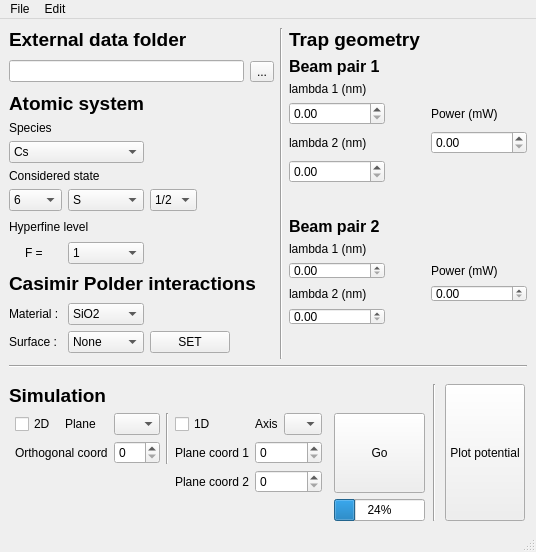
<?xml version="1.0" encoding="UTF-8"?>
<ui version="4.0">
 <class>MainWindow</class>
 <widget class="QMainWindow" name="MainWindow">
  <property name="windowModality">
   <enum>Qt::NonModal</enum>
  </property>
  <property name="enabled">
   <bool>true</bool>
  </property>
  <property name="geometry">
   <rect>
    <x>0</x>
    <y>0</y>
    <width>536</width>
    <height>552</height>
   </rect>
  </property>
  <property name="sizePolicy">
   <sizepolicy hsizetype="Preferred" vsizetype="Preferred">
    <horstretch>0</horstretch>
    <verstretch>0</verstretch>
   </sizepolicy>
  </property>
  <property name="minimumSize">
   <size>
    <width>536</width>
    <height>552</height>
   </size>
  </property>
  <property name="maximumSize">
   <size>
    <width>536</width>
    <height>552</height>
   </size>
  </property>
  <property name="windowTitle">
   <string>NanoTrap.py</string>
  </property>
  <widget class="QWidget" name="centralwidget">
   <layout class="QGridLayout" name="gridLayout_8">
    <item row="1" column="0">
     <layout class="QVBoxLayout" name="verticalLayout_2">
      <item>
       <widget class="Line" name="line">
        <property name="orientation">
         <enum>Qt::Horizontal</enum>
        </property>
       </widget>
      </item>
      <item>
       <spacer name="verticalSpacer_3">
        <property name="orientation">
         <enum>Qt::Vertical</enum>
        </property>
        <property name="sizeType">
         <enum>QSizePolicy::Minimum</enum>
        </property>
        <property name="sizeHint" stdset="0">
         <size>
          <width>20</width>
          <height>10</height>
         </size>
        </property>
       </spacer>
      </item>
      <item>
       <layout class="QHBoxLayout" name="horizontalLayout">
        <item>
         <layout class="QGridLayout" name="gridLayout_7">
          <item row="0" column="0" colspan="4">
           <widget class="QLabel" name="label_17">
            <property name="text">
             <string>&lt;html&gt;&lt;head/&gt;&lt;body&gt;&lt;p&gt;&lt;span style=&quot; font-size:14pt; font-weight:600;&quot;&gt;Simulation&lt;/span&gt;&lt;/p&gt;&lt;/body&gt;&lt;/html&gt;</string>
            </property>
           </widget>
          </item>
          <item row="1" column="1">
           <layout class="QGridLayout" name="gridLayout_6">
            <item row="0" column="2">
             <widget class="QComboBox" name="planeBox">
              <item>
               <property name="text">
                <string/>
               </property>
              </item>
              <item>
               <property name="text">
                <string>XY</string>
               </property>
              </item>
              <item>
               <property name="text">
                <string>YZ</string>
               </property>
              </item>
              <item>
               <property name="text">
                <string>ZX</string>
               </property>
              </item>
             </widget>
            </item>
            <item row="0" column="1">
             <widget class="QLabel" name="label_19">
              <property name="text">
               <string>Plane</string>
              </property>
             </widget>
            </item>
            <item row="0" column="3" rowspan="2">
             <widget class="Line" name="line_6">
              <property name="orientation">
               <enum>Qt::Vertical</enum>
              </property>
             </widget>
            </item>
            <item row="1" column="4">
             <widget class="QLabel" name="label_26">
              <property name="text">
               <string>Plane coord 1</string>
              </property>
             </widget>
            </item>
            <item row="0" column="6">
             <widget class="QComboBox" name="axisBox">
              <item>
               <property name="text">
                <string/>
               </property>
              </item>
              <item>
               <property name="text">
                <string>X</string>
               </property>
              </item>
              <item>
               <property name="text">
                <string>Y</string>
               </property>
              </item>
              <item>
               <property name="text">
                <string>Z</string>
               </property>
              </item>
             </widget>
            </item>
            <item row="0" column="4">
             <widget class="QCheckBox" name="Button1D">
              <property name="text">
               <string>1D</string>
              </property>
             </widget>
            </item>
            <item row="0" column="5">
             <widget class="QLabel" name="label_20">
              <property name="text">
               <string>Axis</string>
              </property>
             </widget>
            </item>
            <item row="0" column="0">
             <widget class="QCheckBox" name="Button2D">
              <property name="text">
               <string>2D</string>
              </property>
             </widget>
            </item>
            <item row="2" column="4">
             <widget class="QLabel" name="label_27">
              <property name="text">
               <string>Plane coord 2</string>
              </property>
             </widget>
            </item>
            <item row="1" column="5" colspan="2">
             <widget class="QSpinBox" name="coord1Box"/>
            </item>
            <item row="2" column="5" colspan="2">
             <widget class="QSpinBox" name="coord2Box"/>
            </item>
            <item row="1" column="2">
             <widget class="QSpinBox" name="orthCoord2DBox"/>
            </item>
            <item row="1" column="0" colspan="2">
             <widget class="QLabel" name="label_18">
              <property name="text">
               <string>Orthogonal coord</string>
              </property>
             </widget>
            </item>
           </layout>
          </item>
          <item row="2" column="3">
           <widget class="QProgressBar" name="progressBar">
            <property name="value">
             <number>24</number>
            </property>
           </widget>
          </item>
          <item row="1" column="2">
           <spacer name="horizontalSpacer_18">
            <property name="orientation">
             <enum>Qt::Horizontal</enum>
            </property>
            <property name="sizeHint" stdset="0">
             <size>
              <width>13</width>
              <height>20</height>
             </size>
            </property>
           </spacer>
          </item>
          <item row="1" column="3">
           <widget class="QPushButton" name="simulateButton">
            <property name="sizePolicy">
             <sizepolicy hsizetype="Expanding" vsizetype="Preferred">
              <horstretch>0</horstretch>
              <verstretch>0</verstretch>
             </sizepolicy>
            </property>
            <property name="text">
             <string>Go</string>
            </property>
           </widget>
          </item>
         </layout>
        </item>
        <item>
         <spacer name="horizontalSpacer_19">
          <property name="orientation">
           <enum>Qt::Horizontal</enum>
          </property>
          <property name="sizeHint" stdset="0">
           <size>
            <width>40</width>
            <height>20</height>
           </size>
          </property>
         </spacer>
        </item>
        <item>
         <widget class="Line" name="line_5">
          <property name="orientation">
           <enum>Qt::Vertical</enum>
          </property>
         </widget>
        </item>
        <item>
         <spacer name="horizontalSpacer_20">
          <property name="orientation">
           <enum>Qt::Horizontal</enum>
          </property>
          <property name="sizeHint" stdset="0">
           <size>
            <width>40</width>
            <height>20</height>
           </size>
          </property>
         </spacer>
        </item>
        <item>
         <layout class="QVBoxLayout" name="verticalLayout">
          <item>
           <widget class="QPushButton" name="plotPotentialButton">
            <property name="sizePolicy">
             <sizepolicy hsizetype="Preferred" vsizetype="Preferred">
              <horstretch>0</horstretch>
              <verstretch>0</verstretch>
             </sizepolicy>
            </property>
            <property name="text">
             <string>Plot potential</string>
            </property>
           </widget>
          </item>
         </layout>
        </item>
        <item>
         <spacer name="horizontalSpacer_21">
          <property name="orientation">
           <enum>Qt::Horizontal</enum>
          </property>
          <property name="sizeHint" stdset="0">
           <size>
            <width>40</width>
            <height>20</height>
           </size>
          </property>
         </spacer>
        </item>
       </layout>
      </item>
     </layout>
    </item>
    <item row="0" column="0">
     <layout class="QGridLayout" name="gridLayout_4">
      <item row="0" column="6" rowspan="14">
       <widget class="Line" name="line_3">
        <property name="orientation">
         <enum>Qt::Vertical</enum>
        </property>
       </widget>
      </item>
      <item row="9" column="0">
       <widget class="QLabel" name="label_2">
        <property name="text">
         <string>F = </string>
        </property>
        <property name="alignment">
         <set>Qt::AlignCenter</set>
        </property>
       </widget>
      </item>
      <item row="11" column="0">
       <widget class="QLabel" name="label_7">
        <property name="text">
         <string>Material : </string>
        </property>
       </widget>
      </item>
      <item row="12" column="0">
       <widget class="QLabel" name="label_16">
        <property name="text">
         <string>Surface : </string>
        </property>
       </widget>
      </item>
      <item row="8" column="0" colspan="4">
       <widget class="QLabel" name="label_6">
        <property name="text">
         <string>Hyperfine level</string>
        </property>
       </widget>
      </item>
      <item row="7" column="0">
       <widget class="QComboBox" name="groundNBox">
        <item>
         <property name="text">
          <string>6</string>
         </property>
        </item>
        <item>
         <property name="text">
          <string>5</string>
         </property>
        </item>
       </widget>
      </item>
      <item row="12" column="1">
       <widget class="QComboBox" name="surfaceBox">
        <item>
         <property name="text">
          <string>None</string>
         </property>
        </item>
        <item>
         <property name="text">
          <string>Plane</string>
         </property>
        </item>
        <item>
         <property name="text">
          <string>Cylinder</string>
         </property>
        </item>
       </widget>
      </item>
      <item row="9" column="1">
       <widget class="QComboBox" name="hyperfineBox">
        <item>
         <property name="text">
          <string>1</string>
         </property>
        </item>
        <item>
         <property name="text">
          <string>2</string>
         </property>
        </item>
        <item>
         <property name="text">
          <string>3</string>
         </property>
        </item>
        <item>
         <property name="text">
          <string>4</string>
         </property>
        </item>
        <item>
         <property name="text">
          <string>5</string>
         </property>
        </item>
       </widget>
      </item>
      <item row="11" column="1">
       <widget class="QComboBox" name="materialBox">
        <item>
         <property name="text">
          <string>SiO2</string>
         </property>
        </item>
        <item>
         <property name="text">
          <string>GaInP</string>
         </property>
        </item>
        <item>
         <property name="text">
          <string>SiN</string>
         </property>
        </item>
        <item>
         <property name="text">
          <string>Air</string>
         </property>
        </item>
       </widget>
      </item>
      <item row="2" column="7" rowspan="5" colspan="3">
       <layout class="QGridLayout" name="gridLayout">
        <item row="3" column="2">
         <widget class="QDoubleSpinBox" name="powerpair1"/>
        </item>
        <item row="0" column="0">
         <widget class="QLabel" name="label_9">
          <property name="text">
           <string>lambda 1 (nm)</string>
          </property>
         </widget>
        </item>
        <item row="2" column="0">
         <widget class="QDoubleSpinBox" name="lambda1pair1">
          <property name="maximum">
           <double>1500.000000000000000</double>
          </property>
         </widget>
        </item>
        <item row="2" column="1">
         <spacer name="horizontalSpacer_9">
          <property name="orientation">
           <enum>Qt::Horizontal</enum>
          </property>
          <property name="sizeType">
           <enum>QSizePolicy::Fixed</enum>
          </property>
          <property name="sizeHint" stdset="0">
           <size>
            <width>40</width>
            <height>20</height>
           </size>
          </property>
         </spacer>
        </item>
        <item row="6" column="0">
         <widget class="QDoubleSpinBox" name="lambda2pair1">
          <property name="maximum">
           <double>1500.000000000000000</double>
          </property>
         </widget>
        </item>
        <item row="2" column="2">
         <widget class="QLabel" name="label_11">
          <property name="text">
           <string>Power (mW)</string>
          </property>
         </widget>
        </item>
        <item row="3" column="0">
         <widget class="QLabel" name="label_14">
          <property name="text">
           <string>lambda 2 (nm)</string>
          </property>
         </widget>
        </item>
       </layout>
      </item>
      <item row="7" column="8">
       <spacer name="verticalSpacer">
        <property name="orientation">
         <enum>Qt::Vertical</enum>
        </property>
        <property name="sizeHint" stdset="0">
         <size>
          <width>20</width>
          <height>28</height>
         </size>
        </property>
       </spacer>
      </item>
      <item row="8" column="7">
       <widget class="QLabel" name="label_15">
        <property name="text">
         <string>&lt;html&gt;&lt;head/&gt;&lt;body&gt;&lt;p&gt;&lt;span style=&quot; font-size:12pt; font-weight:600;&quot;&gt;Beam pair 2&lt;/span&gt;&lt;/p&gt;&lt;/body&gt;&lt;/html&gt;</string>
        </property>
       </widget>
      </item>
      <item row="10" column="0" colspan="6">
       <widget class="QLabel" name="label_23">
        <property name="text">
         <string>&lt;html&gt;&lt;head/&gt;&lt;body&gt;&lt;p&gt;&lt;span style=&quot; font-size:14pt; font-weight:600;&quot;&gt;Casimir Polder interactions&lt;/span&gt;&lt;/p&gt;&lt;/body&gt;&lt;/html&gt;</string>
        </property>
       </widget>
      </item>
      <item row="4" column="0" colspan="3">
       <widget class="QLabel" name="label_4">
        <property name="text">
         <string>Species</string>
        </property>
       </widget>
      </item>
      <item row="6" column="0" colspan="4">
       <widget class="QLabel" name="label_5">
        <property name="text">
         <string>Considered state</string>
        </property>
       </widget>
      </item>
      <item row="0" column="7" colspan="2">
       <widget class="QLabel" name="label_3">
        <property name="text">
         <string>&lt;html&gt;&lt;head/&gt;&lt;body&gt;&lt;p&gt;&lt;span style=&quot; font-size:14pt; font-weight:600;&quot;&gt;Trap geometry&lt;/span&gt;&lt;/p&gt;&lt;/body&gt;&lt;/html&gt;</string>
        </property>
       </widget>
      </item>
      <item row="9" column="7" rowspan="3" colspan="3">
       <layout class="QGridLayout" name="gridLayout_2">
        <item row="1" column="0">
         <widget class="QDoubleSpinBox" name="lambda1pair2">
          <property name="maximum">
           <double>1500.000000000000000</double>
          </property>
         </widget>
        </item>
        <item row="4" column="0">
         <widget class="QDoubleSpinBox" name="lambda2pair2">
          <property name="maximum">
           <double>1500.000000000000000</double>
          </property>
         </widget>
        </item>
        <item row="0" column="0">
         <widget class="QLabel" name="label_10">
          <property name="text">
           <string>lambda 1 (nm)</string>
          </property>
         </widget>
        </item>
        <item row="2" column="2">
         <widget class="QDoubleSpinBox" name="powerpair2"/>
        </item>
        <item row="1" column="2">
         <widget class="QLabel" name="label_12">
          <property name="text">
           <string>Power (mW)</string>
          </property>
         </widget>
        </item>
        <item row="2" column="0">
         <widget class="QLabel" name="label_22">
          <property name="text">
           <string>lambda 2 (nm)</string>
          </property>
         </widget>
        </item>
        <item row="1" column="1">
         <spacer name="horizontalSpacer_10">
          <property name="orientation">
           <enum>Qt::Horizontal</enum>
          </property>
          <property name="sizeType">
           <enum>QSizePolicy::Fixed</enum>
          </property>
          <property name="sizeHint" stdset="0">
           <size>
            <width>40</width>
            <height>20</height>
           </size>
          </property>
         </spacer>
        </item>
       </layout>
      </item>
      <item row="7" column="1">
       <widget class="QComboBox" name="groundLBox">
        <item>
         <property name="text">
          <string>S</string>
         </property>
        </item>
        <item>
         <property name="text">
          <string>P</string>
         </property>
        </item>
       </widget>
      </item>
      <item row="0" column="9">
       <spacer name="horizontalSpacer_5">
        <property name="orientation">
         <enum>Qt::Horizontal</enum>
        </property>
        <property name="sizeHint" stdset="0">
         <size>
          <width>40</width>
          <height>20</height>
         </size>
        </property>
       </spacer>
      </item>
      <item row="1" column="7">
       <widget class="QLabel" name="label_8">
        <property name="text">
         <string>&lt;html&gt;&lt;head/&gt;&lt;body&gt;&lt;p&gt;&lt;span style=&quot; font-size:12pt; font-weight:600;&quot;&gt;Beam pair 1&lt;/span&gt;&lt;/p&gt;&lt;/body&gt;&lt;/html&gt;</string>
        </property>
       </widget>
      </item>
      <item row="0" column="0" colspan="6">
       <widget class="QLabel" name="label_25">
        <property name="text">
         <string>&lt;html&gt;&lt;head/&gt;&lt;body&gt;&lt;p&gt;&lt;span style=&quot; font-size:14pt; font-weight:600;&quot;&gt;External data folder&lt;/span&gt;&lt;/p&gt;&lt;/body&gt;&lt;/html&gt;</string>
        </property>
       </widget>
      </item>
      <item row="3" column="0" colspan="6">
       <widget class="QLabel" name="label">
        <property name="text">
         <string>&lt;html&gt;&lt;head/&gt;&lt;body&gt;&lt;p&gt;&lt;span style=&quot; font-size:14pt; font-weight:600;&quot;&gt;Atomic system&lt;/span&gt;&lt;/p&gt;&lt;/body&gt;&lt;/html&gt;</string>
        </property>
       </widget>
      </item>
      <item row="11" column="2" colspan="4">
       <spacer name="horizontalSpacer_12">
        <property name="orientation">
         <enum>Qt::Horizontal</enum>
        </property>
        <property name="sizeHint" stdset="0">
         <size>
          <width>40</width>
          <height>20</height>
         </size>
        </property>
       </spacer>
      </item>
      <item row="5" column="0" colspan="2">
       <widget class="QComboBox" name="speciesBox">
        <item>
         <property name="text">
          <string>Cs</string>
         </property>
        </item>
        <item>
         <property name="text">
          <string>Rb</string>
         </property>
        </item>
       </widget>
      </item>
      <item row="13" column="9">
       <spacer name="verticalSpacer_2">
        <property name="orientation">
         <enum>Qt::Vertical</enum>
        </property>
        <property name="sizeHint" stdset="0">
         <size>
          <width>20</width>
          <height>13</height>
         </size>
        </property>
       </spacer>
      </item>
      <item row="1" column="0" rowspan="2" colspan="5">
       <widget class="QLineEdit" name="dataLineEdit"/>
      </item>
      <item row="1" column="5" rowspan="2">
       <widget class="QToolButton" name="loadDataButton">
        <property name="text">
         <string>...</string>
        </property>
       </widget>
      </item>
      <item row="7" column="2">
       <widget class="QComboBox" name="groundJBox">
        <item>
         <property name="text">
          <string>1/2</string>
         </property>
        </item>
        <item>
         <property name="text">
          <string>3/2</string>
         </property>
        </item>
       </widget>
      </item>
      <item row="12" column="2" colspan="2">
       <widget class="QPushButton" name="surfaceButton">
        <property name="text">
         <string>SET</string>
        </property>
       </widget>
      </item>
     </layout>
    </item>
   </layout>
  </widget>
  <widget class="QMenuBar" name="menubar">
   <property name="geometry">
    <rect>
     <x>0</x>
     <y>0</y>
     <width>536</width>
     <height>21</height>
    </rect>
   </property>
   <widget class="QMenu" name="menuFile">
    <property name="title">
     <string>File</string>
    </property>
    <addaction name="actionAbout"/>
    <addaction name="action_Quit"/>
   </widget>
   <widget class="QMenu" name="menuEdit">
    <property name="title">
     <string>Edit</string>
    </property>
   </widget>
   <addaction name="menuFile"/>
   <addaction name="menuEdit"/>
  </widget>
  <widget class="QStatusBar" name="statusbar"/>
  <action name="action_Quit">
   <property name="text">
    <string>&amp;Quit</string>
   </property>
   <property name="shortcut">
    <string>Ctrl+Q</string>
   </property>
  </action>
  <action name="actionAbout">
   <property name="text">
    <string>About</string>
   </property>
  </action>
 </widget>
 <resources/>
 <connections/>
</ui>
